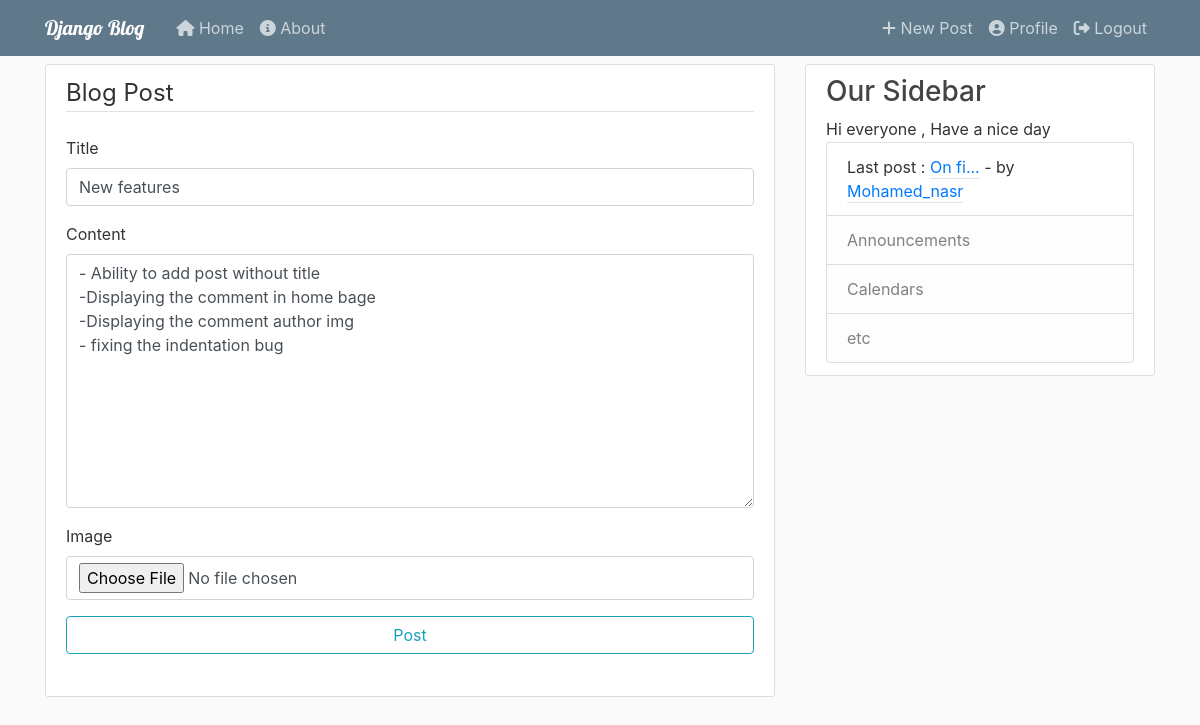
Screenshot of /post/61/update/ (signed in) with the database file from the repository.
### blog/models.py (models this page shows, shortened)
class Post(models.Model):
    title = models.CharField(max_length=100,blank=True)
    content = models.TextField()
    date_posted = models.DateTimeField(default=timezone.now)
    author = models.ForeignKey(User, on_delete=models.CASCADE)
    likes= models.ManyToManyField(User,related_name='blog_post',null=True,blank=True)
    dislikes=models.ManyToManyField(User,related_name='dislikes',null=True,blank=True)
    image= models.ImageField(blank= True, upload_to='Posts_images')
    comments= models.ManyToManyField(User,through='Comment',null=True,blank=True,related_name="Post_comments")
    def __str__(self):
        return str(self.title) or str(self.content[:5]+'...')

### blog/views.py (the view, shortened to what this page needs)
# urls.py: path('post/<int:pk>/update/', PostUpdateView.as_view(), name='post-update'),
class PostUpdateView(LoginRequiredMixin ,UserPassesTestMixin,UpdateView):
    model = Post
    fields=['title','content','image']
    def test_func(self):
        post=self.get_object()
        if self.request.user == post.author:
            return True
        return False

### blog/context_processors.py (called while the page is built)
def added_models_ToBase(request):
    return {
        'posts':Post.objects.all()
    }

### blog/templates/blog/post_form.html (shortened to what this page needs)
{% extends "blog/base.html" %} {% load bootstrap4 %} {% block content %}
<div class="content-section">
  <form method="POST" , enctype="multipart/form-data">
    <fieldset class="form-group">
      <legend class="border-bottom mb-4">Blog Post</legend>
      {% bootstrap_form form %}
      <div class="form-group">
        <button class="btn btn-outline-info col-sm-12" type="submit ">
          Post
        </button>
      </div>
    </fieldset>
  </form>
</div>
{% endblock content %}

### blog/templates/blog/base.html (shortened to what this page needs)
{% load static %}
<!DOCTYPE html>
<html lang="en">
<head>
  <link rel="stylesheet" href="https://maxcdn.bootstrapcdn.com/bootstrap/4.0.0/css/bootstrap.min.css"
>
  <link rel="stylesheet" type="text/css" href="{% static 'blog/main.css' %}">
</head>
<body>
  <header class="site-header">
    <nav class="navbar navbar-expand-md navbar-dark bg-steel fixed-top">
      <div class="container">
        <a class="navbar-brand mr-4"  style="font-family: lobster ;" href="{% url 'blog-home' %}">Django Blog</a>
        <div class="collapse navbar-collapse" id="navbarToggle">
          <div class="navbar-nav mr-auto">
            <a class="nav-item nav-link" href="{% url 'blog-home' %}"><i class="fas fa-home"></i> Home</a>
            <a class="nav-item nav-link" href="{% url 'blog-about' %}">
              <i class="fas fa-info-circle"></i> About</a>
          </div>
          <div class="navbar-nav">
            {% if user.is_authenticated %}
            <a class="nav-item nav-link" href="{% url 'post-create' %}"><i class="fas fa-plus"></i> New Post</a>
            <a class="nav-item nav-link" href="{% url 'profile' %}"><i class="fas fa-user-circle"></i> Profile</a>
            <a class="nav-item nav-link" href="{% url 'logout' %}"><i class="fas fa-sign-out-alt"></i> Logout</a>
            {%else%}
            <a class="nav-item nav-link" href="{% url 'login' %}"><i class="fas fa-sign-in-alt"></i> Login</a>
            <a class="nav-item nav-link" href=" {% url 'register' %}"><i class="fas fa-user-plus"></i> Register</a>
            {%endif%}
          </div>
        </div>
      </div>
    </nav>
  </header>
  <main role="main" class="container">
    <div class="row">
      <div class="col-md-8">
        {% block content %}{% endblock %}
      </div>
      <div class="col-md-4">
        <div class="content-section">
          <h3>Our Sidebar</h3>
            {% block sidebar %}
             <p>Hi everyone , Have a nice day</p>
<ul class="list-group">
  <li class="list-group-item list-group-item">
    Last post :
    <a class="article-metadata" href="{% url 'post-detail' posts.last.id %}"
      >{{ posts.last }}</a
    >
    - by
    <a
      class="mr-2 article-metadata"
      href="{% url 'user-posts' posts.last.author.username %}"
      >{{ posts.last.author }}</a
    >
  </li>
  <li class="list-group-item list-group-item-light">Announcements</li>
  <li class="list-group-item list-group-item-light">Calendars</li>
  <li class="list-group-item list-group-item-light">etc</li>
</ul>
            {% endblock sidebar %}
        </div>
      </div>
    </div>
  </main>
</body>
</html>

### blog/static/blog/main.css (style rules this page uses)
body { background: #fafafa; color: #333333; margin-top: 4rem; }
h1, h2, h3, h4, h5, h6 { color: #444444; }
ul { margin: 0; }
.bg-steel { background-color: #5f788a; }
.site-header .navbar-nav .nav-link { color: #cbd5db; }
.content-section { background: #ffffff; padding: 10px 20px; border: 1px solid #dddddd; border-radius: 3px; margin-bottom: 10px; }
p { display: block; margin-block-start: 0.1em; margin-block-end: 0.1em; margin-inline-start: 0px; margin-inline-end: 0px; }
.article-metadata { padding-bottom: 1px; margin-bottom: 4px; border-bottom: 1px solid #e3e3e3; }

### rows the page displays
Post: title "New features", content "- Ability to add post without title -Displaying the comment in home bage -Displaying the comment author img - fixing the indentation bug"
Post: last "On fi...", last.author "Mohamed_nasr"
